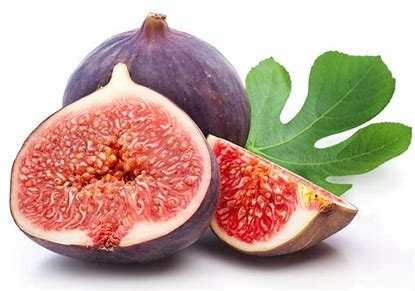
#> input picture buah tin.jpg, 415 x 291 px
$ jupyter execute 'Praktikum 2.ipynb'
#> lines starting #> are read from the running program, lines starting #| are printed output that depends on the picture; after the words box and inside, x2 and y2 are one past the last pixel; in counts of white or black regions, pixels touching at a corner belong together
## Import Library

[cell 1]
import numpy as np
import cv2# 202331150_Caesar Albaari Azatin

## Membaca Citra

[cell 2]
citra = cv2.imread('buah tin.jpg') # 202331150_Caesar Albaari Azatin
#> citra is the input picture: shape (291, 415, 3); mean B, G, R 160.8, 172.5, 197.7

[cell 3]
cv2.imshow("citra asli", citra)
cv2.waitKey()
cv2.destroyAllWindows()# 202331150_Caesar Albaari Azatin

## Dimesi Citra

[cell 4]
print(citra.shape)
#| (291, 415, 3)
print(citra.dtype)# 202331150_Caesar Albaari Azatin
#| uint8

## Splitting Citra RGB/BGR

[cell 5]
b = citra[:,:,0]
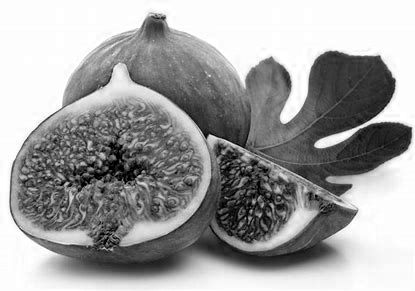
#> b: shape (291, 415); min 0, max 255, mean 160.8
g = citra[:,:,1]
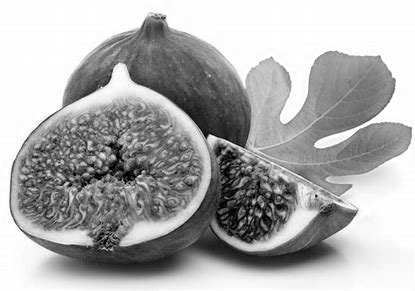
#> g: shape (291, 415); min 0, max 255, mean 172.5
r = citra[:,:,2]# 202331150_Caesar Albaari Azatin
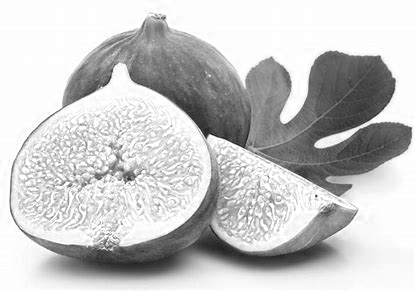
#> r: shape (291, 415); min 24, max 255, mean 197.7

## RGB to Grayscale

[cell 6]
panjang = len(citra)
#> panjang = 291
lebar = len(citra[0])
#> lebar = 415

citra_gray = np.zeros((panjang,lebar))

for i in range (panjang):
    for j in range (lebar) :
        citra_gray[i,j] = 0.2989 * r[i,j] +0.1141 * b[i,j]
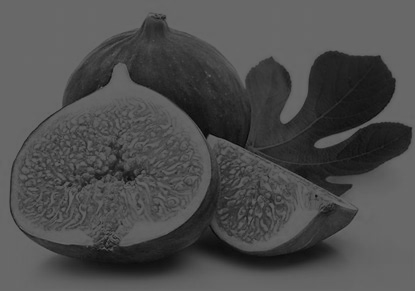
#> citra_gray: shape (291, 415) float64; min 7.17, max 105.3, mean 77.4

citra_gray = citra_gray.astype(np.uint8)

cv2.imshow("citra grayscale", citra_gray)
cv2.waitKey()
cv2.destroyAllWindows() # 202331150_Caesar Albaari Azatin

[cell 7]
print(citra)# 202331150_Caesar Albaari Azatin
#> (printed output is left out)

[cell 8]
print(citra_gray)# 202331150_Caesar Albaari Azatin
#> (printed output is left out)

## Grayscale to Binary

[cell 9]
panjang = len(citra)
lebar = len(citra[0])

ambang = 90

citra_biner = np.zeros((panjang,lebar))

for i in range (panjang):
    for j in range (lebar):
        if citra_gray[i,j] >= ambang:
            citra_biner[i,j] = 1  #putih
        else:
            citra_biner[i,j] = 0  #hitam
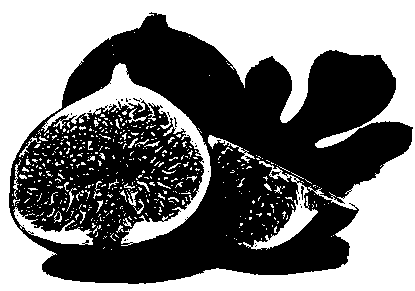
#> citra_biner: shape (291, 415) float64; values 0 (black) and 1 (white), 46.8% white; 515 white regions (466 under 20 px), largest, box (x1, y1, x2, y2) and area: (0, 0, 415, 291) 45677, (42, 63, 211, 246) 4829, (243, 161, 318, 250) 1326


cv2.imshow("citra binary", citra_biner)
cv2.waitKey()
cv2.destroyAllWindows() # 202331150_Caesar Albaari Azatin

[cell 10]
print(citra_gray)# 202331150_Caesar Albaari Azatin
#> (printed output is left out)

[cell 11]
print(citra_biner)# 202331150_Caesar Albaari Azatin
#> (printed output is left out)

[cell 12]
print(citra_biner[50,50])# 202331150_Caesar Albaari Azatin
#| 1.0
